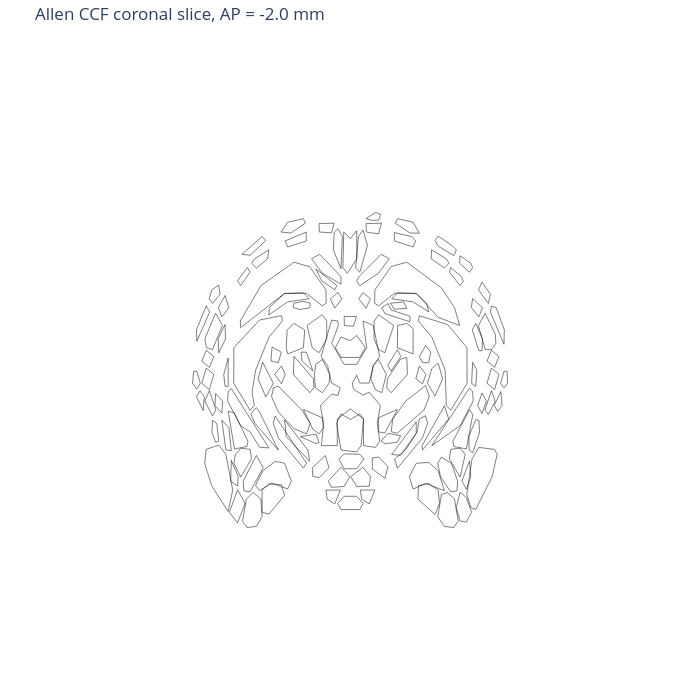

Notebook source saved alongside this figure:
### Code cell
fig = go.Figure()

for feature in geojson_lonlat["features"]:
    region_name = feature["properties"]["Region name"]
    region_id = feature["properties"]["Region ID"]

    # optional: skip background/root-like regions
    if region_id in [0, 997]:
        continue

    for polygon in feature["geometry"]["coordinates"]:
        for ring in polygon:
            lon = [p[0] for p in ring]
            lat = [p[1] for p in ring]

            fig.add_trace(
                go.Scattergeo(
                    lon=lon,
                    lat=lat,
                    mode="lines",
                    line=dict(
                        color="black",
                        width=0.5,
                    ),
                    hovertemplate=(
                        f"<b>{region_name}</b><br>"
                        f"Region ID: {region_id}"
                        "<extra></extra>"
                    ),
                    showlegend=False,
                )
            )

fig.update_geos(
    visible=False,
    fitbounds="locations",
)

fig.update_layout(
    title="Allen CCF coronal slice, AP = -2.0 mm",
    width=700,
    height=700,
    margin=dict(l=0, r=0, t=40, b=0),
    paper_bgcolor="white",
    plot_bgcolor="white",
)

fig.show()
